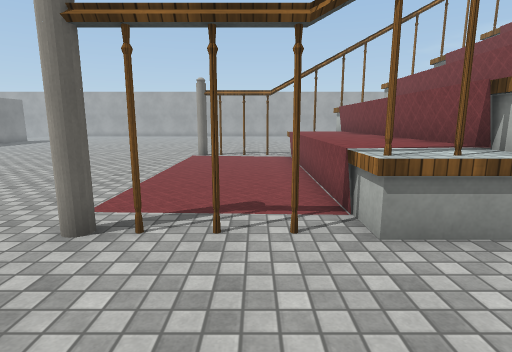
View 1 (above)

20 first-person views from a walk through a scene from a Unity 3-D project. The camera is 1.4 m above the floor, tilts 10° down and sees 80° across. The floor is counted in squares, 1 m on a side. Each view is taken from the middle of a square. On the plan, view 1 faces up. The plan holds only what a view shows up to about 14 squares ahead; the rest is blank. The place goes on beyond the plan. Some animated figures are not drawn. Surface patterns are stand-ins for the level's own textures.

View 2
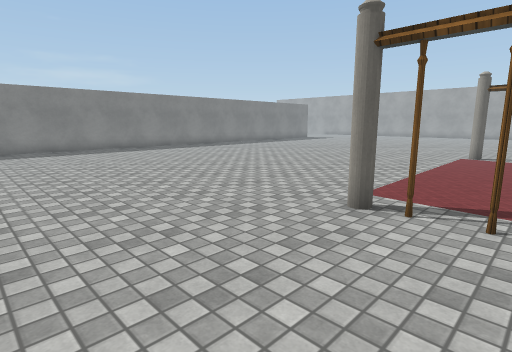

View 3
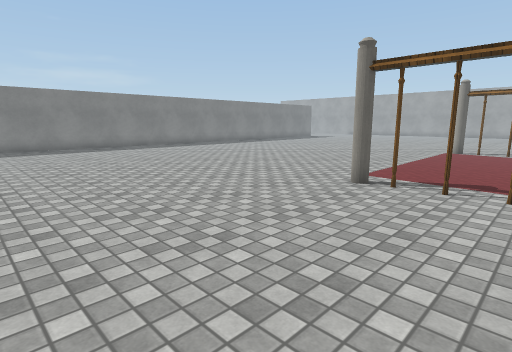

View 4
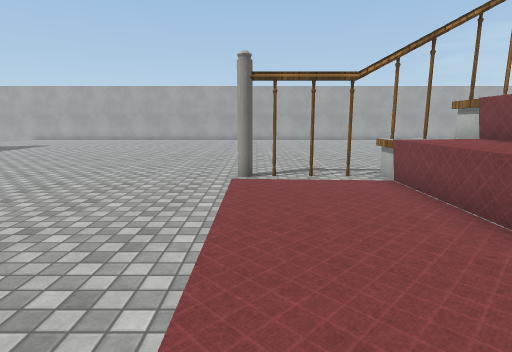

View 5
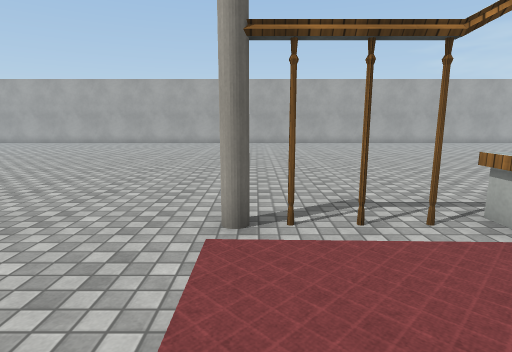

View 6
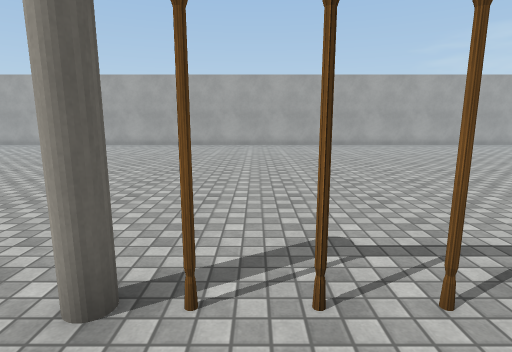

View 7
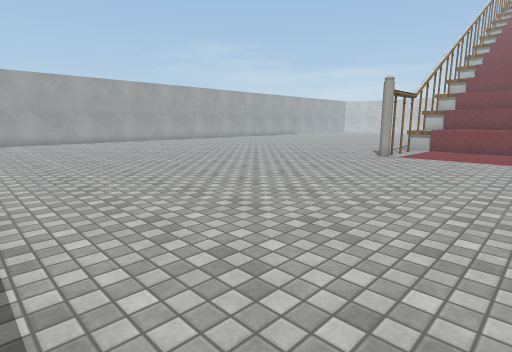

View 8
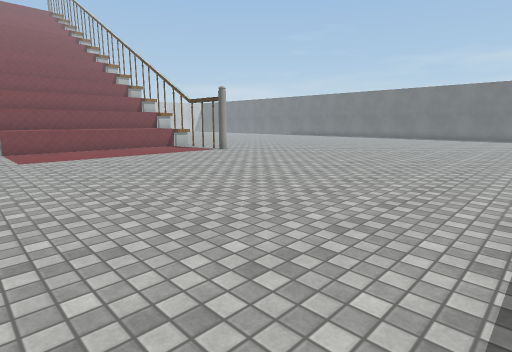

View 9
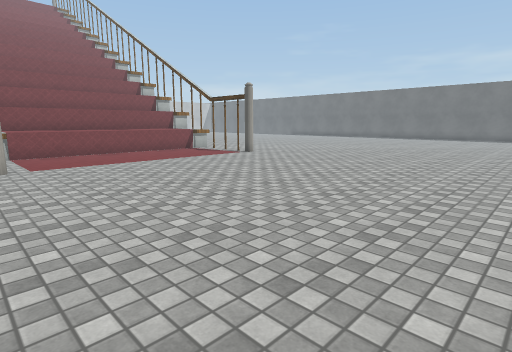

View 10
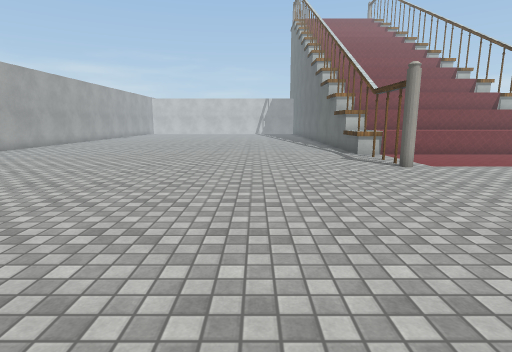

View 11
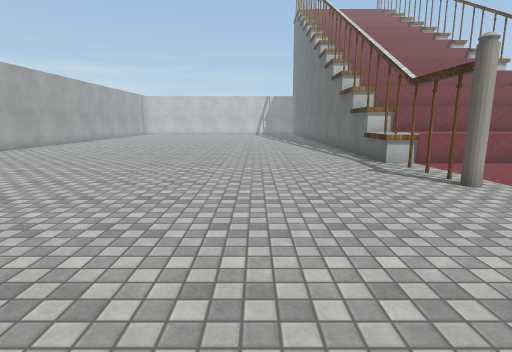

View 12
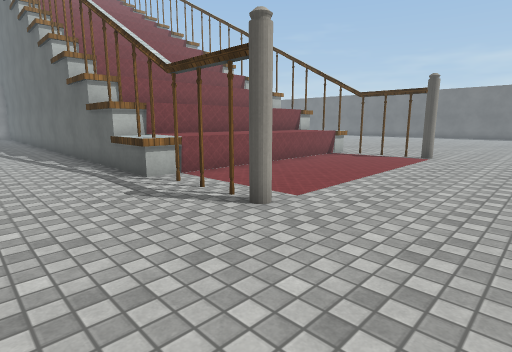

View 13
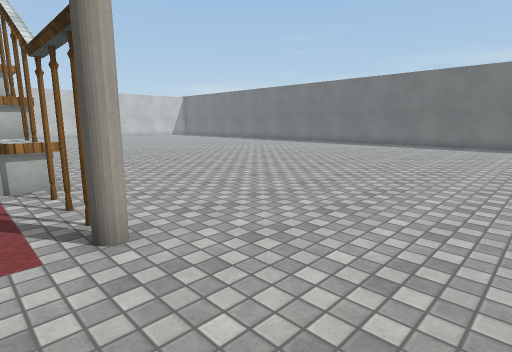

View 14
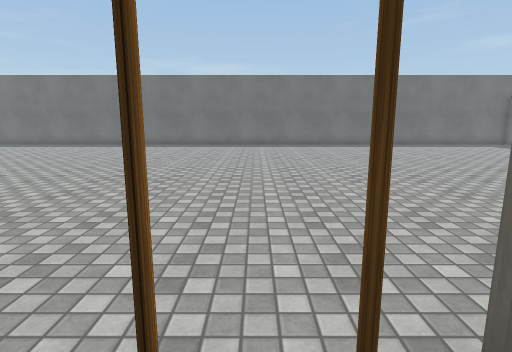

View 15
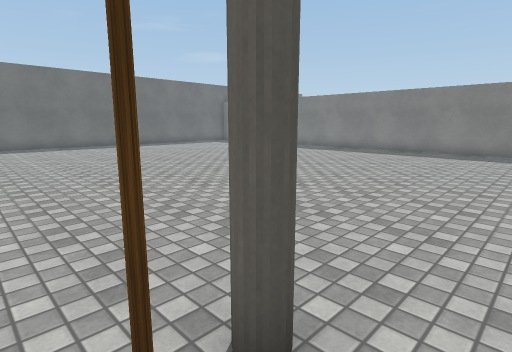

View 16
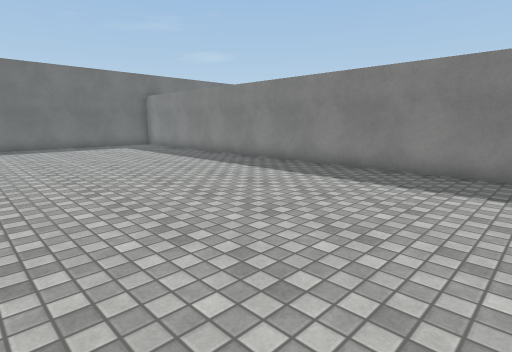

View 17
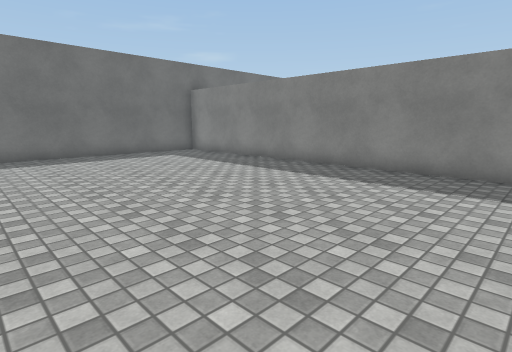

View 18
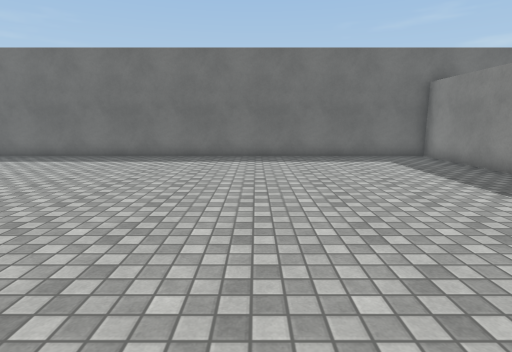

View 19
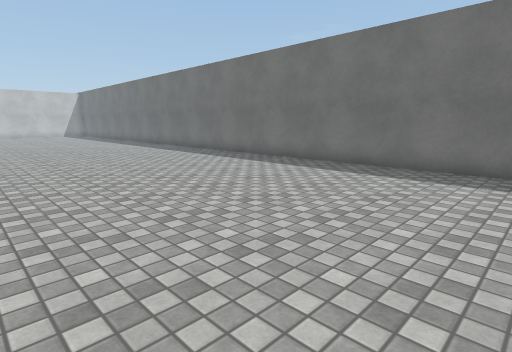

View 20
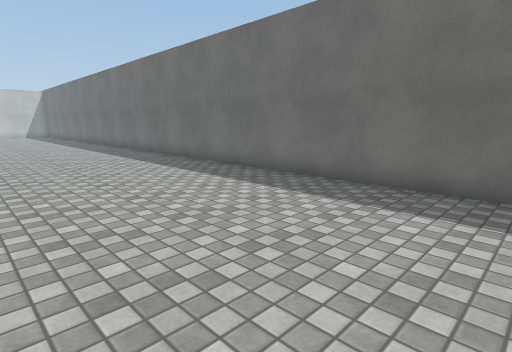

### Floor plan
Key: @ floor where view 1 was taken; # wall or solid block; . floor; ^ raised ledge.
Columns run from 17 left of view 1 to 6 right of it. Each row starts with its distance up from view 1.
 25     ...   ..............
 24     ....  ..............
 23    .....................
 22    .....................
 21    .....................
 20    .....................
 19    .....................
 18    ....................
 17    ....................
 16    .....................
 15    .....................
 14   ......................
 13   .............#.#.^^###
 12   .................^^#
 11   .................^^#
 10   .................^^#
  9   .................^^#
  8   .................^^#
  7    ................^^#
  6    ................^^#
  5    ................^^#
  4 #..............#.#.^^#
  3 #......................
  2 #......................
  1 #......................
  0 #................@......
 -1 #.......................
 -2 #.......................
 -3 #.......................
 -4 #.......................
 -5 #.......................
 -6 #.......................
 -7 #.......................
 -8 #.......................
 -9 #.......................
-10 #.......................
-11 #.......................
-12 #.......................
-13 #.......................
-14 #......................
-15 ######################

Positions as (right, up) in squares from view 1, and headings:
1: (0, 0), facing up
2: (0, -1), facing up-left
3: (1, -3), facing up-left
4: (-2, 5), facing up
5: (-2, 9), facing up
6: (-1, 11), facing up
7: (-15, 8), facing up-right
8: (-15, 14), facing down-right
9: (-13, 14), facing down-right
10: (-12, 18), facing right
11: (-9, 18), facing right
12: (-6, 17), facing down-right
13: (-6, 5), facing down-right
14: (-1, 5), facing down
15: (-1, 5), facing down-left
16: (-8, 4), facing down-left
17: (-8, -1), facing down-left
18: (-10, -2), facing down
19: (-9, -5), facing down-right
20: (-9, -8), facing down-right
